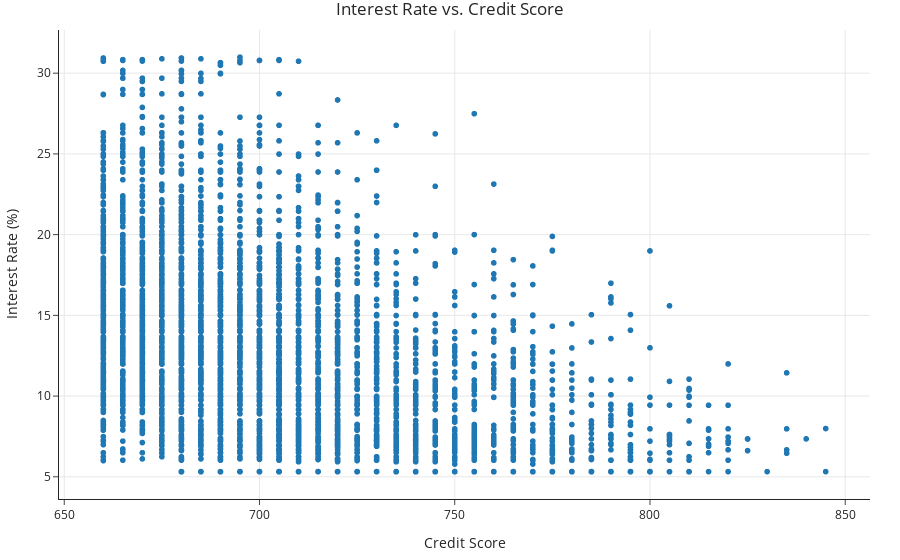

This figure's notebook cell:
### Markdown cell above
You should notice that of the four features analyzed, credit scores are most strongly correlated with interest rates, though term lengths also seem to be quite correlated. Let's first take a look at a scatter plot of interest rate vs. credit score.

### Code cell
px.scatter(loans, x='fico_range_low', y='int_rate',
           labels={'fico_range_low': 'Credit Score', 'int_rate': 'Interest Rate (%)'},
           title='Interest Rate vs. Credit Score')

### Figure 1 — Plotly figure (JSON) as saved in the notebook; plotly's stock layout.template omitted (floating-point values rounded to 4 significant figures; data arrays with more than 128 entries replaced by an {"elided": "..."} marker saying what was removed)
{"data": [{"hovertemplate": "Credit Score=%{x}<br>Interest Rate (%)=%{y}<extra></extra>", "legendgroup": "", "marker": {"color": "#1F77B4", "symbol": "circle"}, "mode": "markers", "name": "", "showlegend": false, "type": "scattergl", "x": {"elided": "6300 int values"}, "xaxis": "x", "y": {"elided": "6300 float values"}, "yaxis": "y"}], "layout": {"autosize": true, "legend": {"tracegroupgap": 0}, "title": {"text": "Interest Rate vs. Credit Score"}, "xaxis": {"anchor": "y", "autorange": true, "domain": [0, 1], "range": [648.9, 856.1], "title": {"text": "Credit Score"}, "type": "linear"}, "yaxis": {"anchor": "x", "autorange": true, "domain": [0, 1], "range": [3.429, 32.87], "title": {"text": "Interest Rate (%)"}, "type": "linear"}}}
